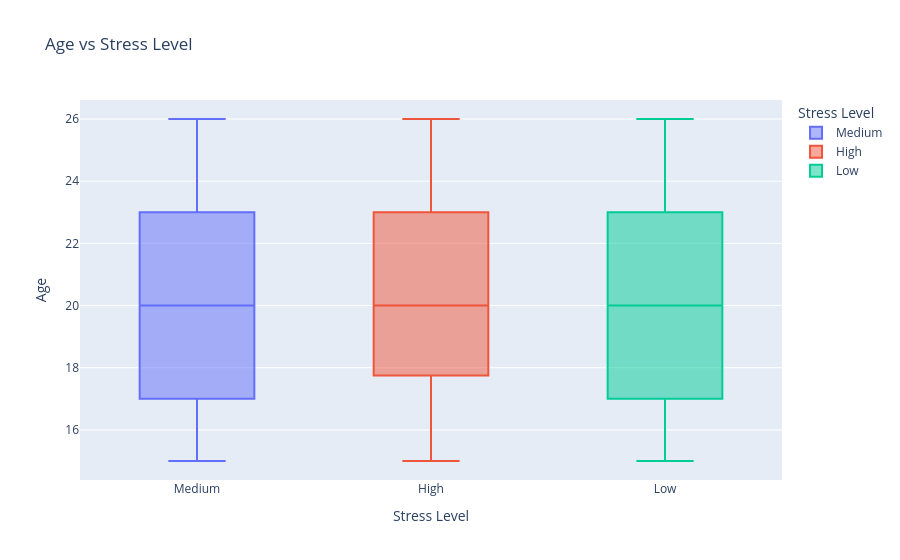
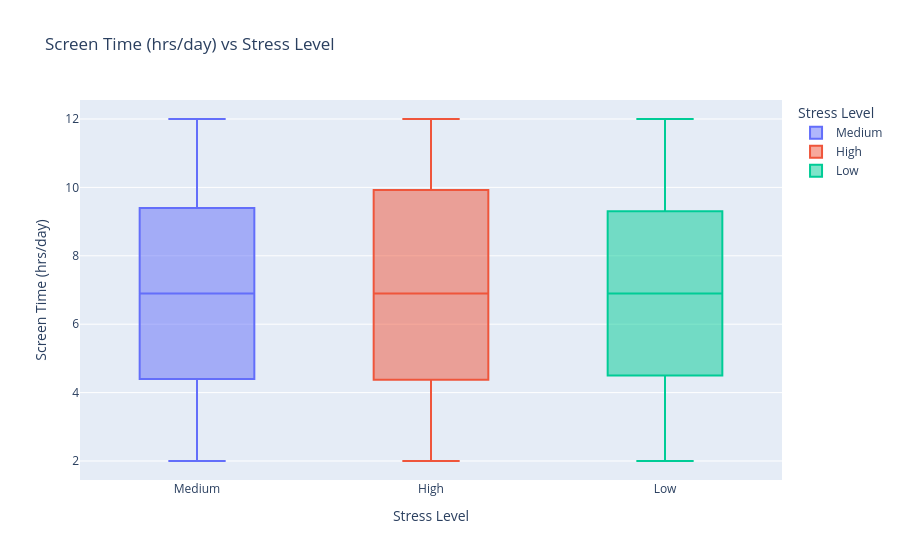
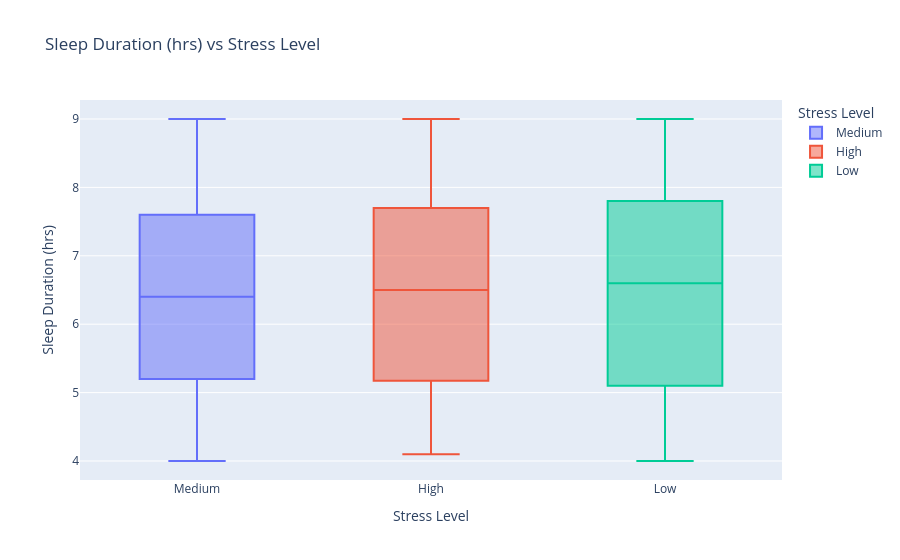
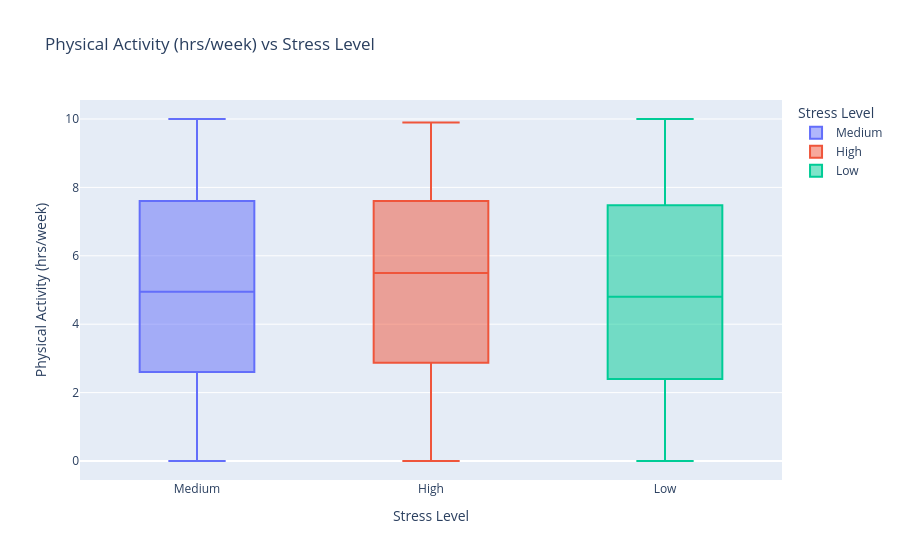

The cell these charts' notebook holds for them, in order:
### Code cell
num_cols = ['Age', 'Screen Time (hrs/day)', 'Sleep Duration (hrs)', 'Physical Activity (hrs/week)']

for col in num_cols:
    fig = px.box(df, x='Stress Level', y=col, color='Stress Level',
                 title=f'{col} vs Stress Level',
                 #category_orders={'Stress Level': ['Low', 'Medium', 'High']}
                 )
    fig.show()

### Figure 1 — Plotly figure (JSON) as saved in the notebook; plotly's stock layout.template omitted (floating-point values rounded to 4 significant figures; data arrays with more than 128 entries replaced by an {"elided": "..."} marker saying what was removed)
{"data": [{"alignmentgroup": "True", "hovertemplate": "Stress Level=%{x}<br>Age=%{y}<extra></extra>", "legendgroup": "Medium", "marker": {"color": "#636efa"}, "name": "Medium", "notched": false, "offsetgroup": "Medium", "orientation": "v", "showlegend": true, "type": "box", "x": {"elided": "492 str values"}, "x0": " ", "xaxis": "x", "y": {"elided": "492 int values"}, "y0": " ", "yaxis": "y"}, {"alignmentgroup": "True", "hovertemplate": "Stress Level=%{x}<br>Age=%{y}<extra></extra>", "legendgroup": "High", "marker": {"color": "#EF553B"}, "name": "High", "notched": false, "offsetgroup": "High", "orientation": "v", "showlegend": true, "type": "box", "x": {"elided": "181 str values"}, "x0": " ", "xaxis": "x", "y": {"elided": "181 int values"}, "y0": " ", "yaxis": "y"}, {"alignmentgroup": "True", "hovertemplate": "Stress Level=%{x}<br>Age=%{y}<extra></extra>", "legendgroup": "Low", "marker": {"color": "#00cc96"}, "name": "Low", "notched": false, "offsetgroup": "Low", "orientation": "v", "showlegend": true, "type": "box", "x": {"elided": "327 str values"}, "x0": " ", "xaxis": "x", "y": {"elided": "327 int values"}, "y0": " ", "yaxis": "y"}], "layout": {"boxmode": "overlay", "legend": {"title": {"text": "Stress Level"}, "tracegroupgap": 0}, "title": {"text": "Age vs Stress Level"}, "xaxis": {"anchor": "y", "categoryarray": ["Medium", "High", "Low"], "categoryorder": "array", "domain": [0, 1], "title": {"text": "Stress Level"}}, "yaxis": {"anchor": "x", "domain": [0, 1], "title": {"text": "Age"}}}}

### Figure 2 — Plotly figure (JSON) as saved in the notebook; plotly's stock layout.template omitted (floating-point values rounded to 4 significant figures; data arrays with more than 128 entries replaced by an {"elided": "..."} marker saying what was removed)
{"data": [{"alignmentgroup": "True", "hovertemplate": "Stress Level=%{x}<br>Screen Time (hrs/day)=%{y}<extra></extra>", "legendgroup": "Medium", "marker": {"color": "#636efa"}, "name": "Medium", "notched": false, "offsetgroup": "Medium", "orientation": "v", "showlegend": true, "type": "box", "x": {"elided": "492 str values"}, "x0": " ", "xaxis": "x", "y": {"elided": "492 float values"}, "y0": " ", "yaxis": "y"}, {"alignmentgroup": "True", "hovertemplate": "Stress Level=%{x}<br>Screen Time (hrs/day)=%{y}<extra></extra>", "legendgroup": "High", "marker": {"color": "#EF553B"}, "name": "High", "notched": false, "offsetgroup": "High", "orientation": "v", "showlegend": true, "type": "box", "x": {"elided": "181 str values"}, "x0": " ", "xaxis": "x", "y": {"elided": "181 float values"}, "y0": " ", "yaxis": "y"}, {"alignmentgroup": "True", "hovertemplate": "Stress Level=%{x}<br>Screen Time (hrs/day)=%{y}<extra></extra>", "legendgroup": "Low", "marker": {"color": "#00cc96"}, "name": "Low", "notched": false, "offsetgroup": "Low", "orientation": "v", "showlegend": true, "type": "box", "x": {"elided": "327 str values"}, "x0": " ", "xaxis": "x", "y": {"elided": "327 float values"}, "y0": " ", "yaxis": "y"}], "layout": {"boxmode": "overlay", "legend": {"title": {"text": "Stress Level"}, "tracegroupgap": 0}, "title": {"text": "Screen Time (hrs/day) vs Stress Level"}, "xaxis": {"anchor": "y", "categoryarray": ["Medium", "High", "Low"], "categoryorder": "array", "domain": [0, 1], "title": {"text": "Stress Level"}}, "yaxis": {"anchor": "x", "domain": [0, 1], "title": {"text": "Screen Time (hrs/day)"}}}}

### Figure 3 — Plotly figure (JSON) as saved in the notebook; plotly's stock layout.template omitted (floating-point values rounded to 4 significant figures; data arrays with more than 128 entries replaced by an {"elided": "..."} marker saying what was removed)
{"data": [{"alignmentgroup": "True", "hovertemplate": "Stress Level=%{x}<br>Sleep Duration (hrs)=%{y}<extra></extra>", "legendgroup": "Medium", "marker": {"color": "#636efa"}, "name": "Medium", "notched": false, "offsetgroup": "Medium", "orientation": "v", "showlegend": true, "type": "box", "x": {"elided": "492 str values"}, "x0": " ", "xaxis": "x", "y": {"elided": "492 float values"}, "y0": " ", "yaxis": "y"}, {"alignmentgroup": "True", "hovertemplate": "Stress Level=%{x}<br>Sleep Duration (hrs)=%{y}<extra></extra>", "legendgroup": "High", "marker": {"color": "#EF553B"}, "name": "High", "notched": false, "offsetgroup": "High", "orientation": "v", "showlegend": true, "type": "box", "x": {"elided": "181 str values"}, "x0": " ", "xaxis": "x", "y": {"elided": "181 float values"}, "y0": " ", "yaxis": "y"}, {"alignmentgroup": "True", "hovertemplate": "Stress Level=%{x}<br>Sleep Duration (hrs)=%{y}<extra></extra>", "legendgroup": "Low", "marker": {"color": "#00cc96"}, "name": "Low", "notched": false, "offsetgroup": "Low", "orientation": "v", "showlegend": true, "type": "box", "x": {"elided": "327 str values"}, "x0": " ", "xaxis": "x", "y": {"elided": "327 float values"}, "y0": " ", "yaxis": "y"}], "layout": {"boxmode": "overlay", "legend": {"title": {"text": "Stress Level"}, "tracegroupgap": 0}, "title": {"text": "Sleep Duration (hrs) vs Stress Level"}, "xaxis": {"anchor": "y", "categoryarray": ["Medium", "High", "Low"], "categoryorder": "array", "domain": [0, 1], "title": {"text": "Stress Level"}}, "yaxis": {"anchor": "x", "domain": [0, 1], "title": {"text": "Sleep Duration (hrs)"}}}}

### Figure 4 — Plotly figure (JSON) as saved in the notebook; plotly's stock layout.template omitted (floating-point values rounded to 4 significant figures; data arrays with more than 128 entries replaced by an {"elided": "..."} marker saying what was removed)
{"data": [{"alignmentgroup": "True", "hovertemplate": "Stress Level=%{x}<br>Physical Activity (hrs/week)=%{y}<extra></extra>", "legendgroup": "Medium", "marker": {"color": "#636efa"}, "name": "Medium", "notched": false, "offsetgroup": "Medium", "orientation": "v", "showlegend": true, "type": "box", "x": {"elided": "492 str values"}, "x0": " ", "xaxis": "x", "y": {"elided": "492 float values"}, "y0": " ", "yaxis": "y"}, {"alignmentgroup": "True", "hovertemplate": "Stress Level=%{x}<br>Physical Activity (hrs/week)=%{y}<extra></extra>", "legendgroup": "High", "marker": {"color": "#EF553B"}, "name": "High", "notched": false, "offsetgroup": "High", "orientation": "v", "showlegend": true, "type": "box", "x": {"elided": "181 str values"}, "x0": " ", "xaxis": "x", "y": {"elided": "181 float values"}, "y0": " ", "yaxis": "y"}, {"alignmentgroup": "True", "hovertemplate": "Stress Level=%{x}<br>Physical Activity (hrs/week)=%{y}<extra></extra>", "legendgroup": "Low", "marker": {"color": "#00cc96"}, "name": "Low", "notched": false, "offsetgroup": "Low", "orientation": "v", "showlegend": true, "type": "box", "x": {"elided": "327 str values"}, "x0": " ", "xaxis": "x", "y": {"elided": "327 float values"}, "y0": " ", "yaxis": "y"}], "layout": {"boxmode": "overlay", "legend": {"title": {"text": "Stress Level"}, "tracegroupgap": 0}, "title": {"text": "Physical Activity (hrs/week) vs Stress Level"}, "xaxis": {"anchor": "y", "categoryarray": ["Medium", "High", "Low"], "categoryorder": "array", "domain": [0, 1], "title": {"text": "Stress Level"}}, "yaxis": {"anchor": "x", "domain": [0, 1], "title": {"text": "Physical Activity (hrs/week)"}}}}
